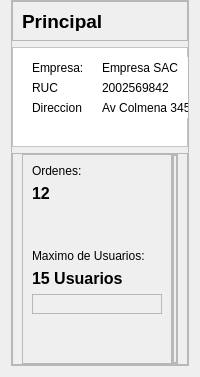
               <widget class="QWidget" name="p_principal">
                <property name="font">
                 <font>
                  <pointsize>8</pointsize>
                 </font>
                </property>
                <layout class="QHBoxLayout" name="horizontalLayout_5">
                 <property name="topMargin">
                  <number>0</number>
                 </property>
                 <item>
                  <widget class="QFrame" name="cuerpo">
                   <property name="minimumSize">
                    <size>
                     <width>0</width>
                     <height>0</height>
                    </size>
                   </property>
                   <property name="maximumSize">
                    <size>
                     <width>700</width>
                     <height>16777215</height>
                    </size>
                   </property>
                   <property name="styleSheet">
                    <string notr="true"/>
                   </property>
                   <property name="frameShape">
                    <enum>QFrame::StyledPanel</enum>
                   </property>
                   <property name="frameShadow">
                    <enum>QFrame::Raised</enum>
                   </property>
                   <layout class="QVBoxLayout" name="verticalLayout_3">
                    <property name="spacing">
                     <number>6</number>
                    </property>
                    <property name="leftMargin">
                     <number>0</number>
                    </property>
                    <property name="topMargin">
                     <number>0</number>
                    </property>
                    <property name="rightMargin">
                     <number>0</number>
                    </property>
                    <property name="bottomMargin">
                     <number>0</number>
                    </property>
                    <item>
                     <widget class="QFrame" name="Atitulo">
                      <property name="maximumSize">
                       <size>
                        <width>16777215</width>
                        <height>40</height>
                       </size>
                      </property>
                      <property name="frameShape">
                       <enum>QFrame::StyledPanel</enum>
                      </property>
                      <property name="frameShadow">
                       <enum>QFrame::Raised</enum>
                      </property>
                      <layout class="QVBoxLayout" name="verticalLayout_4">
                       <item>
                        <widget class="QLabel" name="label_2">
                         <property name="font">
                          <font>
                           <pointsize>14</pointsize>
                           <weight>75</weight>
                           <bold>true</bold>
                          </font>
                         </property>
                         <property name="styleSheet">
                          <string notr="true">color: rgb(0, 0, 0);</string>
                         </property>
                         <property name="text">
                          <string>Principal</string>
                         </property>
                        </widget>
                       </item>
                      </layout>
                     </widget>
                    </item>
                    <item>
                     <widget class="QFrame" name="Btexto">
                      <property name="minimumSize">
                       <size>
                        <width>0</width>
                        <height>100</height>
                       </size>
                      </property>
                      <property name="maximumSize">
                       <size>
                        <width>16777215</width>
                        <height>100</height>
                       </size>
                      </property>
                      <property name="styleSheet">
                       <string notr="true">background-color: rgb(255, 255, 255);</string>
                      </property>
                      <property name="frameShape">
                       <enum>QFrame::StyledPanel</enum>
                      </property>
                      <property name="frameShadow">
                       <enum>QFrame::Raised</enum>
                      </property>
                      <widget class="QLabel" name="label_13">
                       <property name="geometry">
                        <rect>
                         <x>20</x>
                         <y>10</y>
                         <width>51</width>
                         <height>21</height>
                        </rect>
                       </property>
                       <property name="text">
                        <string>Empresa:</string>
                       </property>
                      </widget>
                      <widget class="QLabel" name="label_14">
                       <property name="geometry">
                        <rect>
                         <x>90</x>
                         <y>10</y>
                         <width>91</width>
                         <height>21</height>
                        </rect>
                       </property>
                       <property name="text">
                        <string>Empresa SAC</string>
                       </property>
                      </widget>
                      <widget class="QLabel" name="label_15">
                       <property name="geometry">
                        <rect>
                         <x>90</x>
                         <y>30</y>
                         <width>91</width>
                         <height>21</height>
                        </rect>
                       </property>
                       <property name="text">
                        <string>2002569842</string>
                       </property>
                      </widget>
                      <widget class="QLabel" name="label_16">
                       <property name="geometry">
                        <rect>
                         <x>20</x>
                         <y>30</y>
                         <width>51</width>
                         <height>21</height>
                        </rect>
                       </property>
                       <property name="text">
                        <string>RUC</string>
                       </property>
                      </widget>
                      <widget class="QLabel" name="label_17">
                       <property name="geometry">
                        <rect>
                         <x>90</x>
                         <y>50</y>
                         <width>91</width>
                         <height>21</height>
                        </rect>
                       </property>
                       <property name="text">
                        <string>Av Colmena 345</string>
                       </property>
                      </widget>
                      <widget class="QLabel" name="label_22">
                       <property name="geometry">
                        <rect>
                         <x>20</x>
                         <y>50</y>
                         <width>51</width>
                         <height>21</height>
                        </rect>
                       </property>
                       <property name="text">
                        <string>Direccion</string>
                       </property>
                      </widget>
                      <widget class="QLabel" name="label_23">
                       <property name="geometry">
                        <rect>
                         <x>220</x>
                         <y>10</y>
                         <width>51</width>
                         <height>21</height>
                        </rect>
                       </property>
                       <property name="text">
                        <string>Telefono:</string>
                       </property>
                      </widget>
                      <widget class="QLabel" name="label_24">
                       <property name="geometry">
                        <rect>
                         <x>290</x>
                         <y>10</y>
                         <width>91</width>
                         <height>21</height>
                        </rect>
                       </property>
                       <property name="text">
                        <string>01 253 0025</string>
                       </property>
                      </widget>
                      <widget class="QLabel" name="label_28">
                       <property name="geometry">
                        <rect>
                         <x>260</x>
                         <y>30</y>
                         <width>131</width>
                         <height>21</height>
                        </rect>
                       </property>
                       <property name="text">
                        <string>empresa@empresa.com</string>
                       </property>
                      </widget>
                      <widget class="QLabel" name="label_31">
                       <property name="geometry">
                        <rect>
                         <x>220</x>
                         <y>30</y>
                         <width>31</width>
                         <height>21</height>
                        </rect>
                       </property>
                       <property name="text">
                        <string>Email:</string>
                       </property>
                      </widget>
                     </widget>
                    </item>
                    <item>
                     <widget class="QFrame" name="Cbody">
                      <property name="frameShape">
                       <enum>QFrame::StyledPanel</enum>
                      </property>
                      <property name="frameShadow">
                       <enum>QFrame::Raised</enum>
                      </property>
                      <layout class="QHBoxLayout" name="horizontalLayout_6">
                       <property name="spacing">
                        <number>0</number>
                       </property>
                       <property name="topMargin">
                        <number>0</number>
                       </property>
                       <property name="bottomMargin">
                        <number>0</number>
                       </property>
                       <item>
                        <widget class="QFrame" name="frame_8">
                         <property name="minimumSize">
                          <size>
                           <width>150</width>
                           <height>0</height>
                          </size>
                         </property>
                         <property name="maximumSize">
                          <size>
                           <width>150</width>
                           <height>16777215</height>
                          </size>
                         </property>
                         <property name="font">
                          <font>
                           <pointsize>12</pointsize>
                          </font>
                         </property>
                         <property name="frameShape">
                          <enum>QFrame::StyledPanel</enum>
                         </property>
                         <property name="frameShadow">
                          <enum>QFrame::Raised</enum>
                         </property>
                         <layout class="QVBoxLayout" name="verticalLayout_7">
                          <item>
                           <widget class="QLabel" name="label_3">
                            <property name="font">
                             <font>
                              <pointsize>9</pointsize>
                             </font>
                            </property>
                            <property name="text">
                             <string>Ordenes:</string>
                            </property>
                           </widget>
                          </item>
                          <item>
                           <widget class="QLabel" name="txtTotal_item">
                            <property name="font">
                             <font>
                              <pointsize>12</pointsize>
                              <weight>75</weight>
                              <bold>true</bold>
                             </font>
                            </property>
                            <property name="text">
                             <string>12</string>
                            </property>
                           </widget>
                          </item>
                          <item>
                           <spacer name="verticalSpacer_3">
                            <property name="orientation">
                             <enum>Qt::Vertical</enum>
                            </property>
                            <property name="sizeHint" stdset="0">
                             <size>
                              <width>20</width>
                              <height>40</height>
                             </size>
                            </property>
                           </spacer>
                          </item>
                          <item>
                           <widget class="QLabel" name="label_5">
                            <property name="font">
                             <font>
                              <pointsize>9</pointsize>
                             </font>
                            </property>
                            <property name="text">
                             <string>Maximo de Usuarios:</string>
                            </property>
                           </widget>
                          </item>
                          <item>
                           <widget class="QLabel" name="txtMaximo_item">
                            <property name="font">
                             <font>
                              <pointsize>12</pointsize>
                              <weight>75</weight>
                              <bold>true</bold>
                             </font>
                            </property>
                            <property name="text">
                             <string>15 Usuarios</string>
                            </property>
                           </widget>
                          </item>
                          <item>
                           <widget class="QFrame" name="frame_11">
                            <property name="minimumSize">
                             <size>
                              <width>0</width>
                              <height>20</height>
                             </size>
                            </property>
                            <property name="frameShape">
                             <enum>QFrame::StyledPanel</enum>
                            </property>
                            <property name="frameShadow">
                             <enum>QFrame::Raised</enum>
                            </property>
                           </widget>
                          </item>
                          <item>
                           <spacer name="verticalSpacer_2">
                            <property name="orientation">
                             <enum>Qt::Vertical</enum>
                            </property>
                            <property name="sizeHint" stdset="0">
                             <size>
                              <width>20</width>
                              <height>40</height>
                             </size>
                            </property>
                           </spacer>
                          </item>
                         </layout>
                        </widget>
                       </item>
                       <item>
                        <widget class="QFrame" name="frame_7">
                         <property name="frameShape">
                          <enum>QFrame::StyledPanel</enum>
                         </property>
                         <property name="frameShadow">
                          <enum>QFrame::Raised</enum>
                         </property>
                         <layout class="QVBoxLayout" name="verticalLayout_6">
                          <property name="spacing">
                           <number>0</number>
                          </property>
                          <property name="leftMargin">
                           <number>0</number>
                          </property>
                          <property name="topMargin">
                           <number>0</number>
                          </property>
                          <property name="rightMargin">
                           <number>0</number>
                          </property>
                          <property name="bottomMargin">
                           <number>0</number>
                          </property>
                          <item>
                           <widget class="QFrame" name="frame_9">
                            <property name="frameShape">
                             <enum>QFrame::StyledPanel</enum>
                            </property>
                            <property name="frameShadow">
                             <enum>QFrame::Raised</enum>
                            </property>
                            <layout class="QHBoxLayout" name="horizontalLayout_7">
                             <property name="spacing">
                              <number>0</number>
                             </property>
                             <property name="leftMargin">
                              <number>0</number>
                             </property>
                             <property name="topMargin">
                              <number>0</number>
                             </property>
                             <property name="rightMargin">
                              <number>0</number>
                             </property>
                             <property name="bottomMargin">
                              <number>0</number>
                             </property>
                            </layout>
                           </widget>
                          </item>
                         </layout>
                        </widget>
                       </item>
                      </layout>
                     </widget>
                    </item>
                   </layout>
                  </widget>
                 </item>
                </layout>
               </widget>
